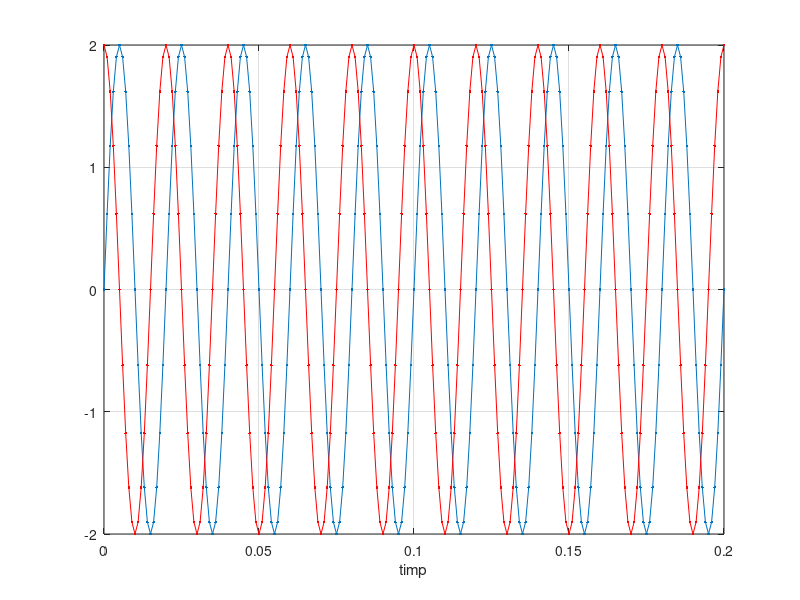

Source code (MATLAB):
F = 50;
t = 0:0.001:0.2;
s = 2*sin(2*pi*F*t);
c = 2*cos(2*pi*F*t);
plot(t,s,'.-'),xlabel('timp'),grid;
fprintf("apasati enter pentru a trecele la urmatorul grafic\n");
pause;

t = 0:0.01:0.2;
s = 2*sin(2*pi*F*t);
plot(t,s,'.-'),xlabel('timp'),grid;
fprintf("nu sunt destule puncte pe grafic pentru ca graficul sa ia o forma sinusoidala\n");
fprintf("apasati enter pentru a trecele la urmatorul grafic\n");
pause;

t = 0:0.0002:0.2;
s = 2*sin(2*pi*F*t);
plot(t,s,'.-'),xlabel('timp'),grid;
fprintf("sunt prea multe puncte pe grafic incat anumite puncte se suprapun graficul ingrosandu-se\n");
fprintf("apasati enter pentru a trecele la urmatorul grafic\n");
pause;

t = 0:0.001:0.2;
s = 2*sin(2*pi*F*t);
plot(t,s,'.-'),xlabel('timp'),grid;
hold on;
plot(t,c,'r.-');
hold off;
